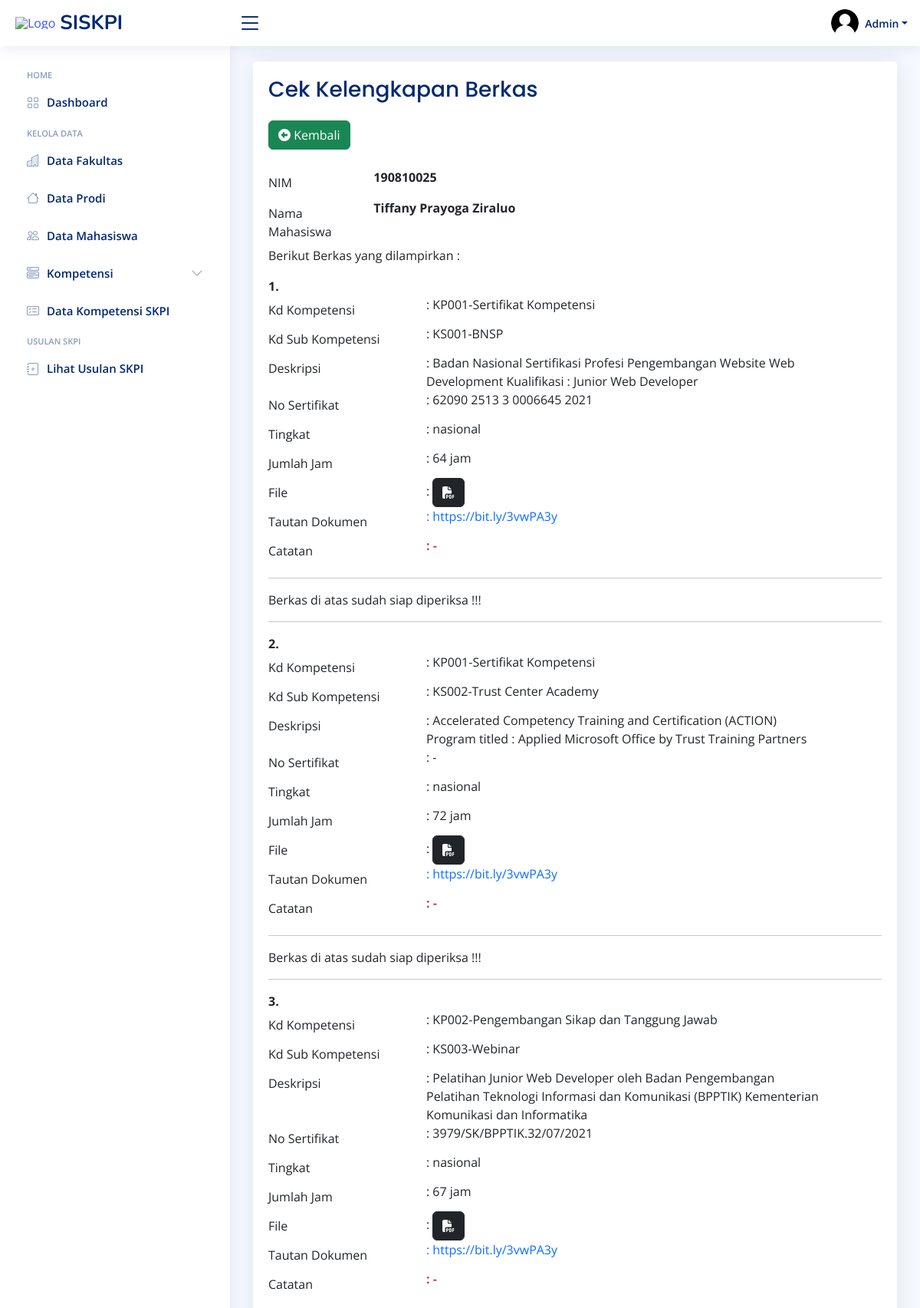
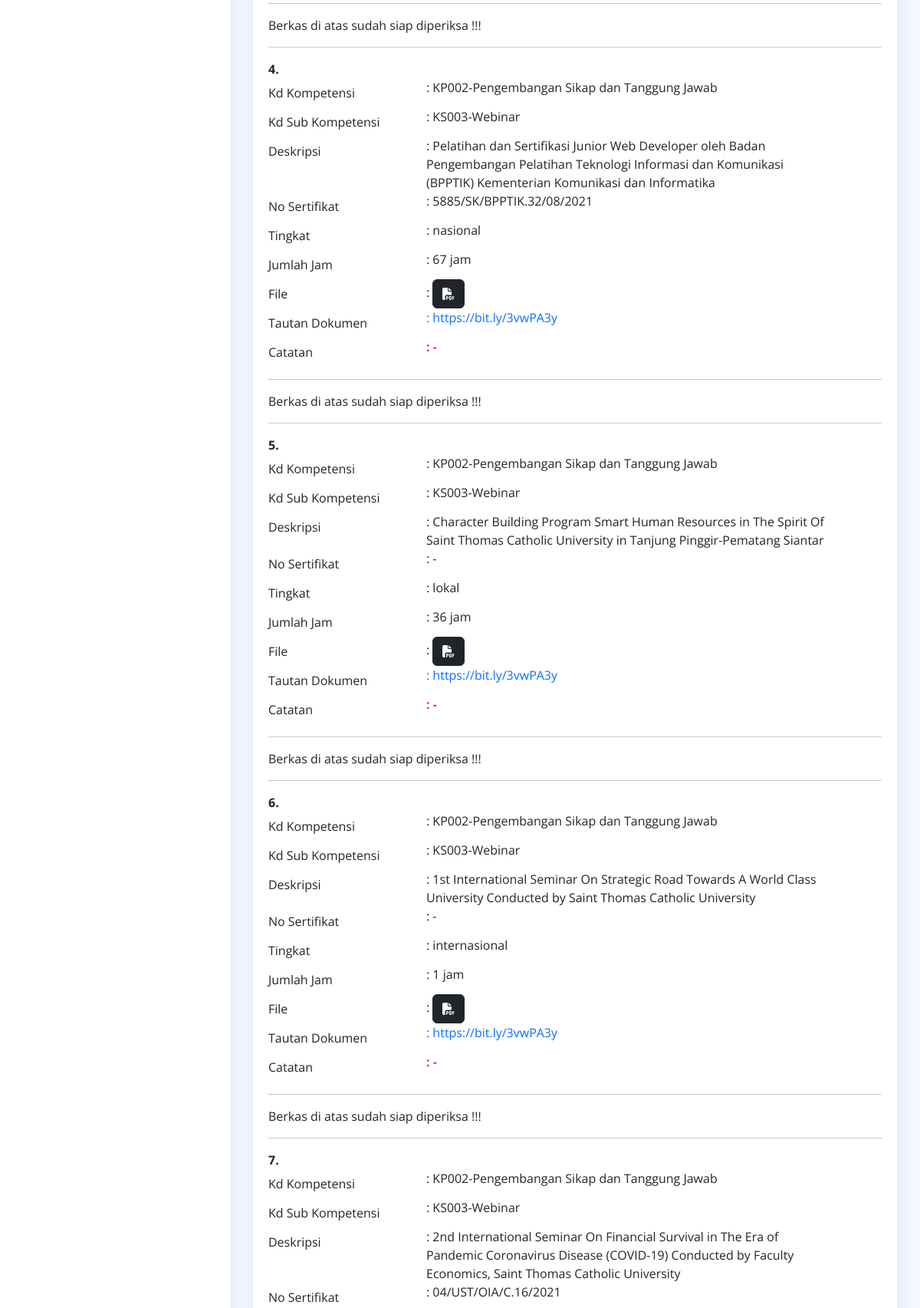
Page /admin/skpi/usulan/cek_berkas.php?id=1 (signed in, upper part) on the committed database (2 pictures, top to bottom).
### tables this page shows
CREATE TABLE `usulan_skpi` (
  `id_usulan` int(11) NOT NULL,
  `id_mahasiswa` int(11) NOT NULL,
  `status_usulan` int(11) NOT NULL,
  `tgl_pengusulan` date NOT NULL,
  `no_skpi` varchar(255) NOT NULL,
  `file_jadi` varchar(255) NOT NULL
);

CREATE TABLE `mahasiswa` (
  `id_mahasiswa` int(11) NOT NULL,
  `nim` varchar(30) NOT NULL,
  `nama_mhs` varchar(255) NOT NULL,
  `tempat_lahir` varchar(100) NOT NULL,
  `tgl_lahir` date NOT NULL,
  `jenis_kelamin` varchar(30) NOT NULL,
  `email` varchar(255) NOT NULL,
  `password` varchar(255) NOT NULL,
  `no_ijazah` varchar(100) NOT NULL,
  `tgl_lulus` date NOT NULL,
  `gelar` varchar(100) NOT NULL,
  `kode_skpi` varchar(20) NOT NULL,
  `kd_prodi` varchar(11) NOT NULL,
  `profil` varchar(255) NOT NULL,
  `status` int(11) NOT NULL
);

CREATE TABLE `berkas_usulan` (
  `id_berkas` int(11) NOT NULL,
  `id_usulan` int(11) NOT NULL,
  `kd_kompetensi` varchar(30) NOT NULL,
  `id_sub` int(11) NOT NULL,
  `deskripsi` varchar(255) NOT NULL,
  `desk_bing` varchar(255) NOT NULL,
  `no_sertif` varchar(50) NOT NULL,
  `tingkat` varchar(50) NOT NULL,
  `jumlah_jam` varchar(50) NOT NULL,
  `file` varchar(255) NOT NULL,
  `link_file` varchar(255) NOT NULL,
  `catatan` text NOT NULL
);

CREATE TABLE `kompetensi` (
  `id_kompetensi` int(11) NOT NULL,
  `kd_kompetensi` varchar(11) NOT NULL,
  `jenis_kompetensi` varchar(255) NOT NULL
);

CREATE TABLE `sub_kompetensi` (
  `id_sub` int(11) NOT NULL,
  `kd_sub` varchar(11) NOT NULL,
  `nama_sub` varchar(255) NOT NULL,
  `kd_kompetensi` varchar(11) NOT NULL
);

### admin/skpi/usulan/cek_berkas.php (the view, shortened to what this page needs)
<?php include '../sidebar/header.php' ?>
<?php include '../sidebar/navbar.php' ?>
<main id="main" class="main">
    <section class="section dashboard">
    <div class="row">
        <div class="col">
        <div class="card info-card sales-card">
            <div class="card-body">
                <h1 class="card-title fs-3">Cek Kelengkapan Berkas</h1>
                <a href="../usulan.php" class="btn btn-success mb-4"><i class="fas fa-arrow-alt-circle-left"></i> Kembali</a>
                <?php
                $id = $_GET['id'];
                $tampil = mysqli_query($koneksi,"SELECT * FROM usulan_skpi inner join mahasiswa on usulan_skpi.id_mahasiswa=mahasiswa.id_mahasiswa where id_usulan='$id' ");
                $k = mysqli_fetch_assoc($tampil);
                ?>
                <div class="row mb-0">
                    <label class="col-sm-2 col-form-label">NIM</label>
                    <div class="col-sm-10">
                        <p class="fw-bold"><?= $k['nim'] ?></p>
                    </div>
                </div>
                <div class="row mb-0">
                    <label class="col-sm-2 col-form-label">Nama Mahasiswa</label>
                    <div class="col-sm-10">
                        <p class="fw-bold"><?= $k['nama_mhs'] ?></p>
                    </div>
                </div>
                <p>Berikut Berkas yang dilampirkan :</p>
                <?php
                $no = 1;
                $query = mysqli_query($koneksi,"SELECT * FROM berkas_usulan inner join sub_kompetensi on berkas_usulan.id_sub=sub_kompetensi.id_sub inner join kompetensi on berkas_usulan.kd_kompetensi=kompetensi.kd_kompetensi where id_usulan='$id' ");
                while($d = mysqli_fetch_array($query)){
                ?>
                <div class="row mb-0">
                    <div class="fw-bold"><?= $no++.'.' ?></div>
                    <label class="col-sm-3 col-form-label">Kd Kompetensi</label>
                        <div class="col-8">
                            <div>
                                : <?= $d['kd_kompetensi'].'-'.$d['jenis_kompetensi'] ?>
                            </div>
                        </div>
                </div>
                <div class="row mb-0">
                    <label class="col-sm-3 col-form-label">Kd Sub Kompetensi</label>
                        <div class="col-8">
                            <div>
                                : <?= $d['kd_sub'].'-'.$d['nama_sub'] ?>
                            </div>
                        </div>
                </div>
                <div class="row mb-0">
                    <label class="col-sm-3 col-form-label">Deskripsi</label>
                        <div class="col-8">
                            <div>
                                : <?= $d['deskripsi']?>
                            </div>
                        </div>
                </div>
                <div class="row mb-0">
                    <label class="col-sm-3 col-form-label">No Sertifikat</label>
                        <div class="col-8">
                            <div>
                                : <?= $d['no_sertif']?>
                            </div>
                        </div>
                </div>
                <div class="row mb-0">
                    <label class="col-sm-3 col-form-label">Tingkat</label>
                        <div class="col-8">
                            <div>
                                : <?= $d['tingkat']?>
                            </div>
                        </div>
                </div>
                <div class="row mb-0">
                    <label class="col-sm-3 col-form-label">Jumlah Jam</label>
                        <div class="col-8">
                            <div>
                                : <?= $d['jumlah_jam']?>
                            </div>
                        </div>
                </div>
                <div class="row mb-0">
                    <label class="col-sm-3 col-form-label">File</label>
                        <div class="col-8">
                            <div> :
                                <?php
                                    $file = '../../../file_upload/'.$d['file'];
                                ?>
                                <a href="<?= $file ?>" class="btn btn-dark" target="_blank"><i class="fas fa-file-pdf"></i></a>
                            </div>
                        </div>
                </div>
                <div class="row mb-0">
                    <label class="col-sm-3 col-form-label">Tautan Dokumen</label>
                        <div class="col-8">
                            <div class="text-primary"> : <?= $d['link_file'] ?></div>
                        </div>
                </div>
                <div class="row mb-0">
                    <label class="col-sm-3 col-form-label">Catatan</label>
                        <div class="col-8">
                            <div class="text-danger fw-bold"> : <?= $d['catatan'] ?></div>
                        </div>
                </div>
                <hr>
                <?php
                    if($d['catatan']==null){ ?>
                        <a class="btn btn-success" href="diterima.php?id=<?= $d['id_berkas'] ?>&&id_usul=<?= $k['id_usulan'] ?>"><i class="fas fa-check"></i> Diterima</a>
                        <a class="btn btn-danger" href="ditolak.php?id=<?= $d['id_berkas'] ?>"><i class="fas fa-times"></i> Ditolak</a>
                    <?php } else if($d['catatan']!= null){ ?>
                        <span>Berkas di atas sudah siap diperiksa !!!</span>
                    <?php }
                ?>
                <hr>
                <?php } ?>
            </div>
        </div>
        </div>
    </div>
    </section>
</main>
<?php include '../sidebar/footer.php' ?>

### admin/skpi/assets/css/style.css (style rules this page uses)
:root { scroll-behavior: smooth; }
body { font-family: "Open Sans", sans-serif; background: #f6f9ff; color: #444444; }
a { color: #4154f1; text-decoration: none; }
h1, h2, h3, h4, h5, h6 { font-family: "Nunito", sans-serif; }
#main { margin-top: 60px; padding: 20px 30px; transition: all 0.3s; }
.card { margin-bottom: 30px; border: none; border-radius: 5px; box-shadow: 0px 0 30px rgba(1, 41, 112, 0.1); }
.card-title { padding: 20px 0 15px 0; font-size: 18px; font-weight: 500; color: #012970; font-family: "Poppins", sans-serif; }
.card-body { padding: 0 20px 20px 20px; }
@media (min-width: 1200px) { #main, #footer { margin-left: 300px; } }
.dashboard .info-card { padding-bottom: 10px; }

### rows in the picture
usulan_skpi: id_mahasiswa.nim "190810025", id_mahasiswa.nama_mhs "Tiffany Prayoga Ziraluo"
berkas_usulan: kompetensi.kd_kompetensi "KP001", kompetensi.jenis_kompetensi "Sertifikat Kompetensi", id_sub.kd_sub "KS001", id_sub.nama_sub "BNSP", deskripsi "Badan Nasional Sertifikasi Profesi Pengembangan Website Web Development Kualifikasi : Junior Web Developer", no_sertif "62090 2513 3 0006645 2021", tingkat "nasional", jumlah_jam "64 jam", link_file "https://bit.ly/3vwPA3y", catatan "-", shows "Berkas di atas sudah siap diperiksa !!!"
berkas_usulan: kompetensi.kd_kompetensi "KP001", kompetensi.jenis_kompetensi "Sertifikat Kompetensi", id_sub.kd_sub "KS002", id_sub.nama_sub "Trust Center Academy", deskripsi "Accelerated Competency Training and Certification (ACTION) Program titled : Applied Microsoft Office by Trust Training Partners", no_sertif "-", tingkat "nasional", jumlah_jam "72 jam", link_file "https://bit.ly/3vwPA3y", catatan "-", shows "Berkas di atas sudah siap diperiksa !!!"
berkas_usulan: kompetensi.kd_kompetensi "KP002", kompetensi.jenis_kompetensi "Pengembangan Sikap dan Tanggung Jawab", id_sub.kd_sub "KS003", id_sub.nama_sub "Webinar", deskripsi "Pelatihan Junior Web Developer oleh Badan Pengembangan Pelatihan Teknologi Informasi dan Komunikasi (BPPTIK) Kementerian Komunikasi dan Informatika", no_sertif "3979/SK/BPPTIK.32/07/2021", tingkat "nasional", jumlah_jam "67 jam", link_file "https://bit.ly/3vwPA3y", catatan "-", shows "Berkas di atas sudah siap diperiksa !!!"
berkas_usulan: kompetensi.kd_kompetensi "KP002", kompetensi.jenis_kompetensi "Pengembangan Sikap dan Tanggung Jawab", id_sub.kd_sub "KS003", id_sub.nama_sub "Webinar", deskripsi "Pelatihan dan Sertifikasi Junior Web Developer oleh Badan Pengembangan Pelatihan Teknologi Informasi dan Komunikasi (BPPTIK) Kementerian Komunikasi dan Informatika", no_sertif "5885/SK/BPPTIK.32/08/2021", tingkat "nasional", jumlah_jam "67 jam", link_file "https://bit.ly/3vwPA3y", catatan "-", shows "Berkas di atas sudah siap diperiksa !!!"
berkas_usulan: kompetensi.kd_kompetensi "KP002", kompetensi.jenis_kompetensi "Pengembangan Sikap dan Tanggung Jawab", id_sub.kd_sub "KS003", id_sub.nama_sub "Webinar", deskripsi "Character Building Program Smart Human Resources in The Spirit Of Saint Thomas Catholic University in Tanjung Pinggir-Pematang Siantar", no_sertif "-", tingkat "lokal", jumlah_jam "36 jam", link_file "https://bit.ly/3vwPA3y", catatan "-", shows "Berkas di atas sudah siap diperiksa !!!"
berkas_usulan: kompetensi.kd_kompetensi "KP002", kompetensi.jenis_kompetensi "Pengembangan Sikap dan Tanggung Jawab", id_sub.kd_sub "KS003", id_sub.nama_sub "Webinar", deskripsi "1st International Seminar On Strategic Road Towards A World Class University Conducted by Saint Thomas Catholic University", no_sertif "-", tingkat "internasional", jumlah_jam "1 jam", link_file "https://bit.ly/3vwPA3y", catatan "-", shows "Berkas di atas sudah siap diperiksa !!!"
berkas_usulan: kompetensi.kd_kompetensi "KP002", kompetensi.jenis_kompetensi "Pengembangan Sikap dan Tanggung Jawab", id_sub.kd_sub "KS003", id_sub.nama_sub "Webinar", deskripsi "2nd International Seminar On Financial Survival in The Era of Pandemic Coronavirus Disease (COVID-19) Conducted by Faculty Economics, Saint Thomas Catholic University", no_sertif "04/UST/OIA/C.16/2021"
